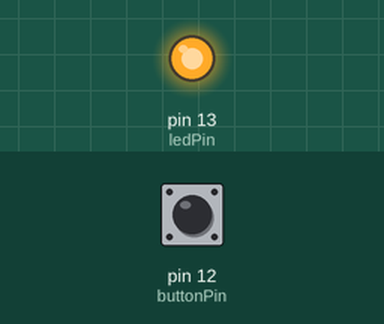
This sketch was run on a simulated Arduino Uno, built with avr-gcc and run on an emulated ATmega328P. Parts: output pins drawn as LEDs (lit = HIGH). The inputs (shaded band) are chosen by the test bench; at power-on: pin 12 (buttonPin) HIGH.

Above: at 1.2 s.
1.3 s: pin 12 (buttonPin) pulled LOW for 0.15 s
At 2.2 s:
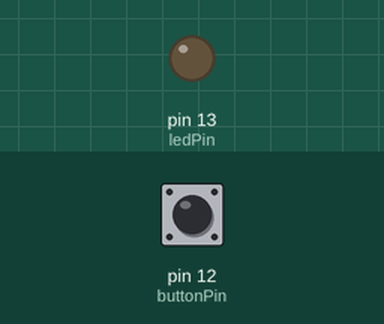
3.0 s: pin 12 (buttonPin) pulled LOW for 1 s
At 5.2 s:
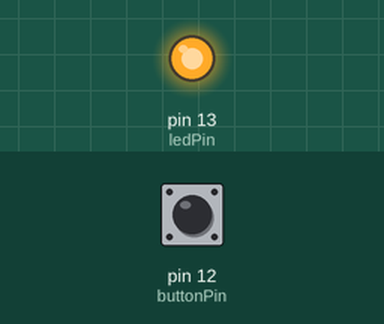
5.5 s: pin 12 (buttonPin) pulled LOW for 3.2 s
At 9.0 s:
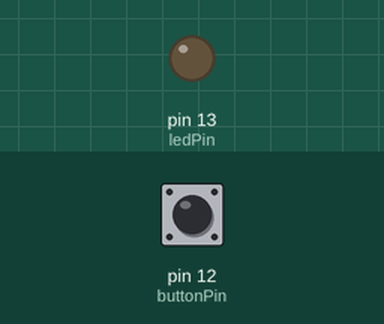
Timing chart, 0 to 10.5 s (numbered marks = the images above; inputs shaded):
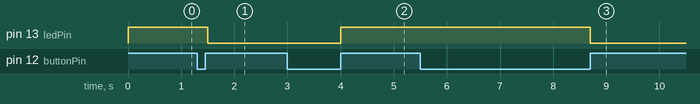

Measured:
- after the input at 1.3 s, pin 13 (ledPin): HIGH → LOW after 0.20 s
- after the input at 3.0 s, pin 13 (ledPin): LOW → HIGH after 1.0 s
- after the input at 5.5 s, pin 13 (ledPin): HIGH → LOW after 3.2 s

The sketch:

6-button.ino
```cpp
const int buttonPin = 12;     // the number of the pushbutton pin
const int ledPin =  13;      // the number of the LED pin

int buttonState = 0;  // store the current state of the button
int previousButtonState = 0;  // previous button state
int controlState = 0; // check and store the current state

void setup() {
  // initialise the LED pin as an output
  pinMode(ledPin, OUTPUT);
  // initialise the pushbutton pin as an input
  pinMode(buttonPin, INPUT_PULLUP);
}

void loop() {
  buttonState = digitalRead(buttonPin); // read the button and make buttonState equal to that

  if (previousButtonState == 0 && buttonState == 1) { // Check if button has just been pressed
    if (controlState == 0) {
      digitalWrite(ledPin, HIGH);
      controlState = 1;
    } else {
      digitalWrite(ledPin, LOW);
      controlState = 0;
    }
  }
  previousButtonState = buttonState;
    delay(100);

}
```
